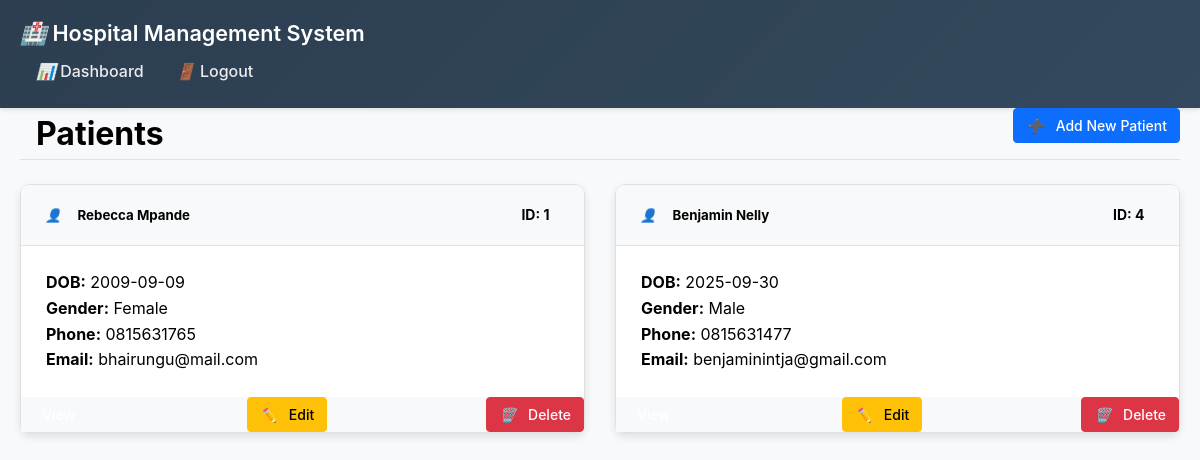
Page /patients (signed in) on the committed database.
### models.py (models this page shows, shortened)
class Patient(db.Model):
    id = db.Column(db.Integer, primary_key=True)
    first_name = db.Column(db.String(50), nullable=False)
    last_name = db.Column(db.String(50), nullable=False)
    date_of_birth = db.Column(db.Date, nullable=False)
    gender = db.Column(db.String(10), nullable=False)
    contact_number = db.Column(db.String(15))
    email = db.Column(db.String(120))
    created_at = db.Column(db.DateTime, default=datetime.utcnow)
    appointments = db.relationship('Appointment', backref='patient', lazy=True)

### app.py (the view)
@app.route('/patients')
@login_required
def patients():
    search_query = request.args.get('search', '')
    if search_query:
        all_patients = Patient.query.filter(
            (Patient.first_name.ilike(f'%{search_query}%')) |
            (Patient.last_name.ilike(f'%{search_query}%')) |
            (Patient.contact_number.ilike(f'%{search_query}%')) |
            (Patient.email.ilike(f'%{search_query}%'))
        ).all()
    else:
        all_patients = Patient.query.all()
    return render_template_with_role('patients.html', title='Patients', patients=all_patients, search_query=search_query)

### app.py (called while the page is built)
@login_manager.user_loader
def load_user(user_id):
    return User.query.get(int(user_id))

def render_template_with_role(template, **context):
    if current_user.is_authenticated and current_user.role == 'admin':
        base_template = 'base_admin.html'
    else:
        base_template = 'base_user.html'
    return render_template(template, base_template=base_template, **context)

@app.context_processor
def inject_today_date():
    return {'min_date': date.today().strftime('%Y-%m-%d')}

### templates/patients.html (shortened to what this page needs)
{% extends "base.html" %}
{% block content %}
<div class="d-flex justify-content-between flex-wrap flex-md-nowrap align-items-center pt-3 pb-2 mb-3 border-bottom">
    <h1 class="h2">Patients</h1>
    <div class="btn-toolbar mb-2 mb-md-0">
        <a href="{{ url_for('add_patient') }}" class="btn btn-sm btn-primary">
            <i class="fas fa-plus me-1"></i> Add New Patient
        </a>
    </div>
</div>
{% if patients %}
<div class="row">
    {% for patient in patients %}
    <div class="col-md-6 col-lg-4 mb-4">
        <div class="card h-100 patient-card">
            <div class="card-header bg-primary text-white d-flex justify-content-between align-items-center">
                <h5 class="card-title mb-0">
                    <i class="fas fa-user me-2"></i>{{ patient.first_name }} {{ patient.last_name }}
                </h5>
                <span class="badge bg-light text-dark">ID: {{ patient.id }}</span>
            </div>
            <div class="card-body">
                <div class="row">
                    <div class="col-12">
                        <p class="card-text">
                            <strong>DOB:</strong> {{ patient.date_of_birth.strftime('%Y-%m-%d') }}<br>
                            <strong>Gender:</strong> {{ patient.gender }}<br>
                            <strong>Phone:</strong> {{ patient.contact_number or 'N/A' }}<br>
                            <strong>Email:</strong> {{ patient.email or 'N/A' }}
                        </p>
                    </div>
                </div>
            </div>
            <div class="card-footer bg-light">
                <div class="d-flex justify-content-between">
                    <a href="{{ url_for('view_patient', patient_id=patient.id) }}" class="btn btn-sm btn-info">
                    </a>
                    {% if current_user.role == 'admin' %}
                    <a href="{{ url_for('edit_patient', patient_id=patient.id) }}" class="btn btn-sm btn-warning">
                        <i class="fas fa-edit me-1"></i> Edit
                    </a>
                    <a href="{{ url_for('delete_patient', patient_id=patient.id) }}" class="btn btn-sm btn-danger" onclick="return confirm('Are you sure you want to delete this patient?')">
                        <i class="fas fa-trash me-1"></i> Delete
                    </a>
                    {% endif %}
                </div>
            </div>
        </div>
    </div>
    {% endfor %}
</div>
{% else %}
<div class="alert alert-info">
    <i class="fas fa-info-circle me-2"></i>No patients found. <a href="{{ url_for('add_patient') }}">Add a patient</a>
</div>
{% endif %}
{% endblock %}

### templates/base.html (style rules this page uses)
.admin-body { background-color: #f8f9fa; min-height: 100vh; }
.patient-card, .doctor-card, .appointment-card { border-radius: 10px; box-shadow: 0 4px 8px rgba(0,0,0,0.1); transition: transform 0.3s ease; background: white; border: none; margin-bottom: 20px; }
.badge { font-size: 0.75em; }
.btn { border-radius: 0.375rem; }
.card-header { border-top-left-radius: 0.5rem !important; border-top-right-radius: 0.5rem !important; background: #f8f9fa !important; border-bottom: 1px solid #dee2e6 !important; }
* { box-sizing: border-box; margin: 0; padding: 0; }
body { font-family: -apple-system, BlinkMacSystemFont, 'Segoe UI', Roboto, sans-serif; line-height: 1.6; color: #000000 !important; background-color: #f8f9fa; }
.row { display: flex; flex-wrap: wrap; margin: 0 -15px; }
.col-md-6 { flex: 0 0 50%; max-width: 50%; padding: 0 15px; }
.card { background: #fff; border: 1px solid rgba(0,0,0,.125); position: relative; color: #000000 !important; }
.card-body { flex: 1 1 auto; padding: 1.5rem; }
.card-header { padding: 1rem 1.5rem; margin-bottom: 0; color: #000000 !important; font-weight: 600; }
.btn { display: inline-block; font-weight: 500; line-height: 1.5; color: #ffffff !important; text-align: center; text-decoration: none; vertical-align: middle; cursor: pointer; user-select: none; background-color: transparent; border: 1px solid transparent; padding: 0.5rem 1rem; font-size: 1rem; border-radius: 0.375rem; transition: all 0.2s ease-in-out; }
.btn-primary { background-color: #0d6efd; border-color: #0d6efd; }
.btn-danger { background-color: #dc3545; border-color: #dc3545; }
.btn-warning { background-color: #ffc107; border-color: #ffc107; color: #000000 !important; }
.btn-sm { padding: 0.375rem 0.75rem; font-size: 0.875rem; border-radius: 0.25rem; }
.text-white { color: white !important; }
.text-dark { color: #000000 !important; }
h1, h2, h3, h4, h5, h6, p, span, div, li, td, th, label { color: #000000 !important; }
.mb-0 { margin-bottom: 0; }
.mb-2 { margin-bottom: 1rem; }
.mb-3 { margin-bottom: 1.5rem; }
.mb-4 { margin-bottom: 2rem; }
.me-1 { margin-right: 0.5rem; }
.me-2 { margin-right: 1rem; }
.d-flex { display: flex; }
.flex-wrap { flex-wrap: wrap; }
.justify-content-between { justify-content: space-between; }
.align-items-center { align-items: center; }
.border-bottom { border-bottom: 1px solid #dee2e6; }
.h2 { font-size: 2rem; font-weight: 700; }
.badge { display: inline-block; padding: 0.5em 0.75em; font-size: 0.875em; font-weight: 700; line-height: 1; text-align: center; white-space: nowrap; vertical-align: baseline; border-radius: 0.375rem; }
.bg-primary { background-color: #0d6efd; }
.bg-light { background-color: #f8f9fa; color: #000000 !important; }
.fa-user::before { content: "👤"; }
.fa-edit::before { content: "✏️"; }
.fa-trash::before { content: "🗑️"; }
.fa-plus::before { content: "➕"; }

### rows in the picture
Patient: first_name "Rebecca", last_name "Mpande", id "1", date_of_birth "2009-09-09", gender "Female", contact_number "0815631765", email "bhairungu@mail.com"
Patient: first_name "Benjamin", last_name "Nelly", id "4", date_of_birth "2025-09-30", gender "Male", contact_number "0815631477", email "benjaminintja@gmail.com"
